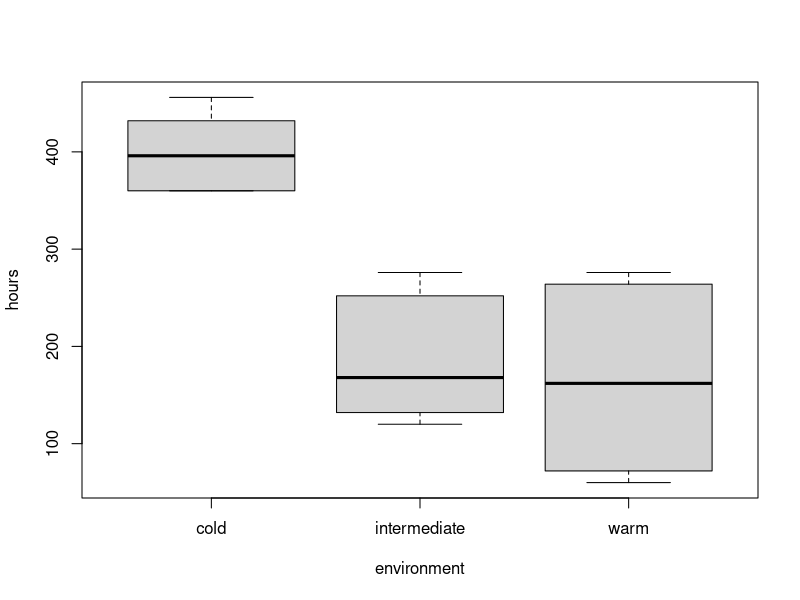
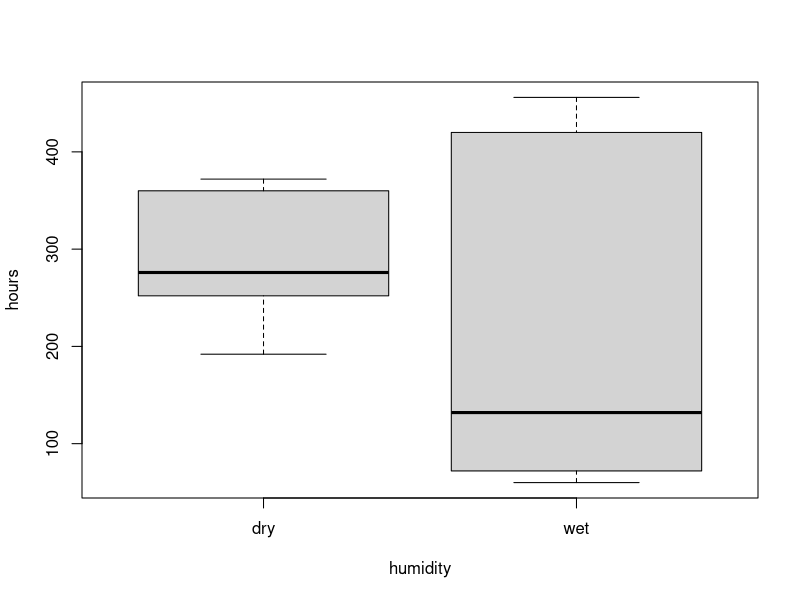
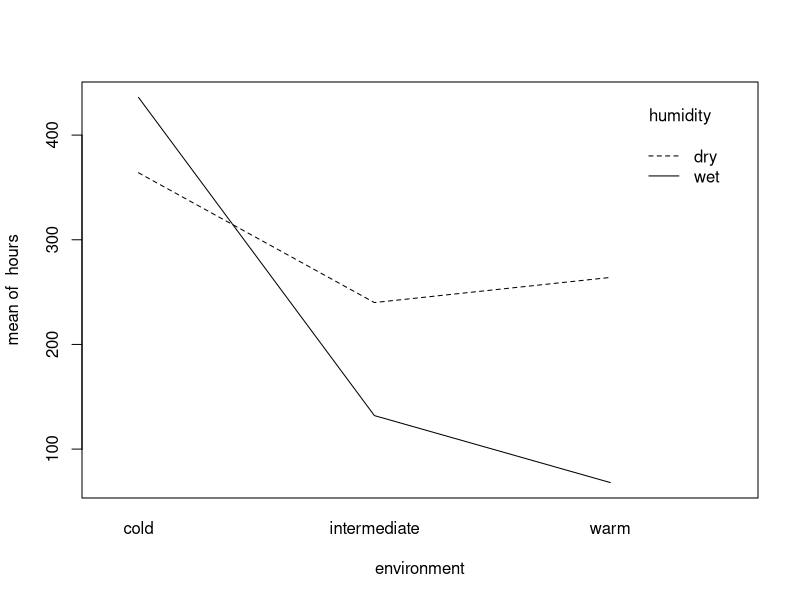
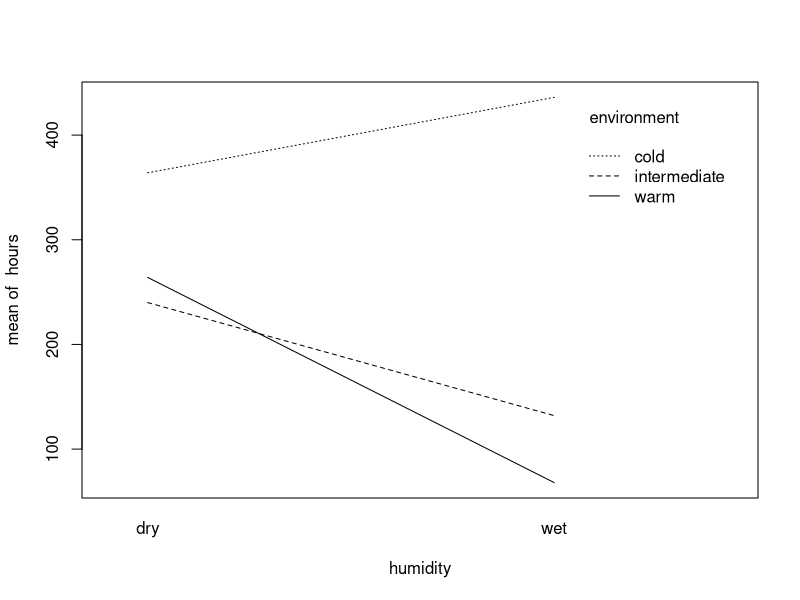
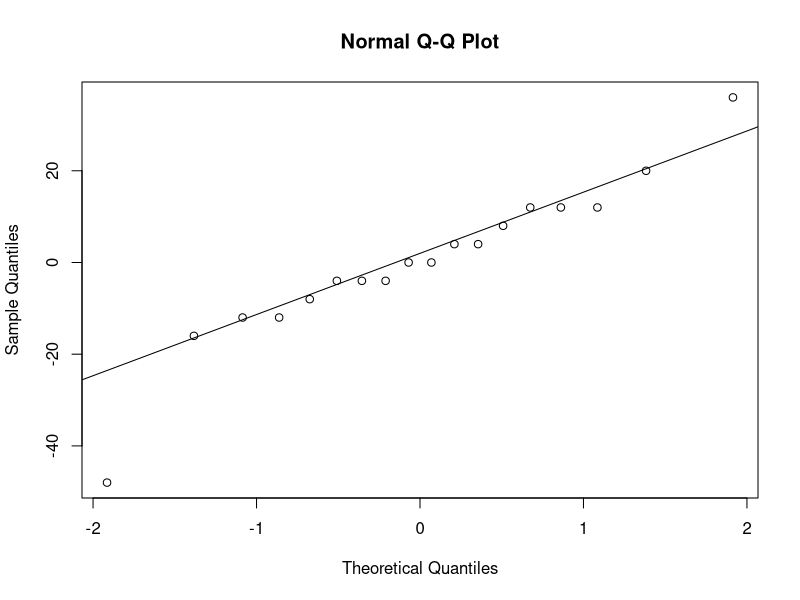
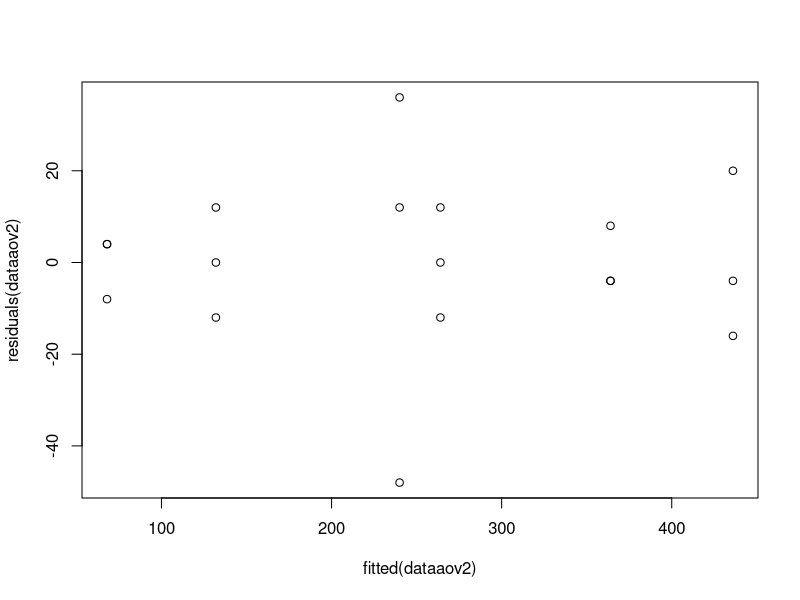

These figures' R source, in order:
data = read.table("bread.txt", header=TRUE)

# comment: looks like 2-way ANOVA?

#######################
# POINT 1
#######################
N = 3 #OR 18? /// #slices of bread
I = 3 #environment: cold, intermediate, warm
J = 2 #humidity: dry, wt


result = rbind(rep(1:I,each=N*J),rep(1:J,N*I),sample(1:(N*I*J)))
# UNFINISHED ????

#######################
# POINT 2
#######################
boxplot(hours~environment,data=data)
boxplot(hours~humidity,data=data)
attach(data)
interaction.plot(environment,humidity,hours)
interaction.plot(humidity,environment,hours)

#######################
# POINT 3
#######################
data$environment = as.factor(data$environment)
data$humidity = as.factor(data$humidity)
dataaov = lm(hours~environment*humidity, data=data)
anova(dataaov)
#comment: both factors have influence on results and interact with each other

contrasts(data$environment)=contr.sum
contrasts(data$humidity)=contr.sum
dataaov2=lm(hours~environment*humidity,data=data)
summary(dataaov2)
confint(dataaov2)
#######################
# POINT 4
#######################

#comment: We cannot judge which factor has the greatest influence on the decay since factors interact with each other.

#######################
# POINT 5
#######################
qqnorm(residuals(dataaov2))
qqline(residuals(dataaov2))
#extreme values are outliers

plot(fitted(dataaov2),residuals(dataaov2))
#no idea wtf is that